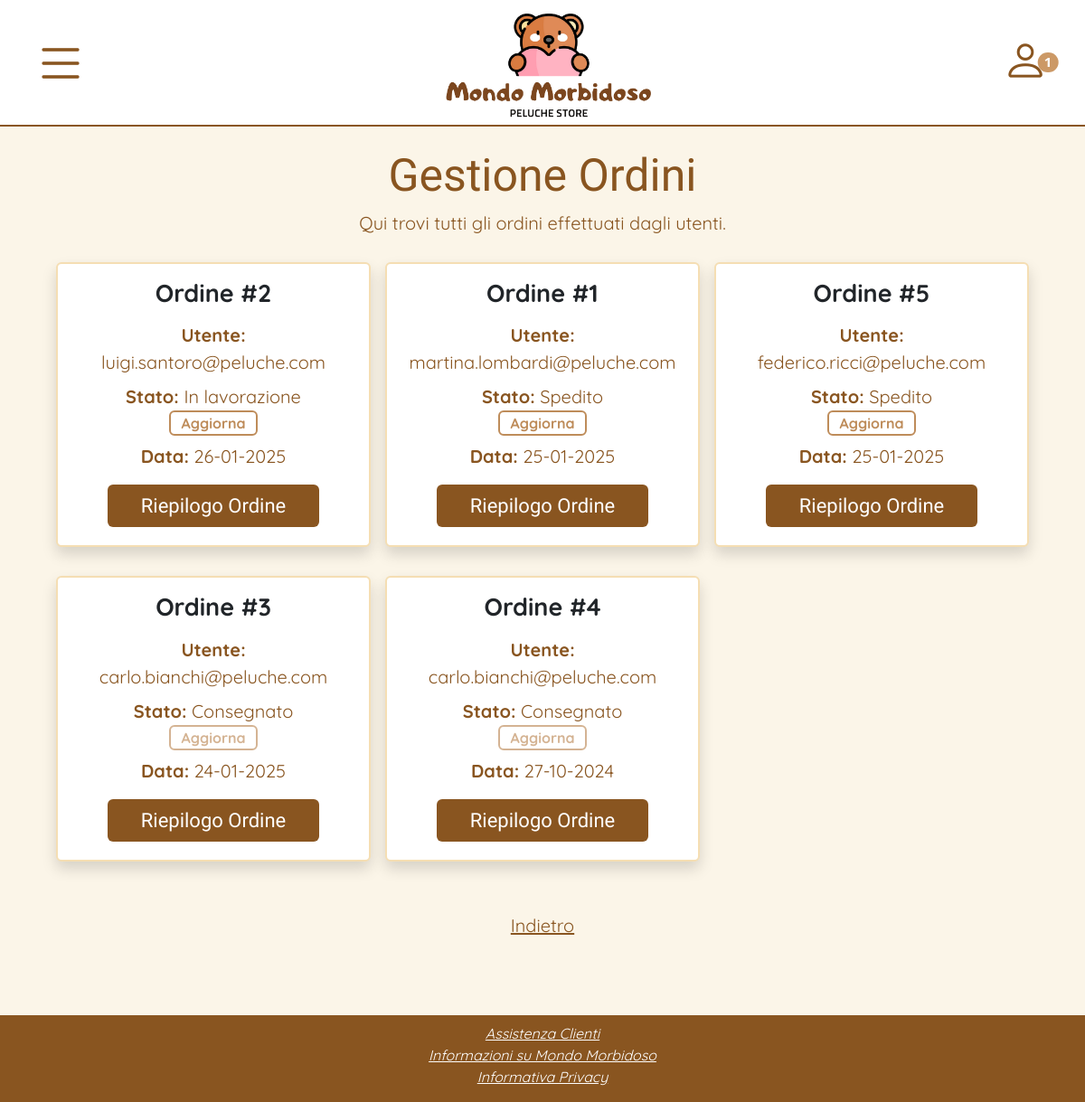
The page /php/ordini.php (signed in) on the database its author committed.
### tables this page shows
create table ORDINE (
     Id_ordine INT not null auto_increment,
     Data_effettuazione DATE not null,
     Prezzo_finale DECIMAL(10,2) not null,
     Stato ENUM('In lavorazione', 'Spedito', 'Consegnato') not null,
     Id_spedizione INT not null,
     E_mail VARCHAR(100) not null,
     primary key (Id_ordine),
     foreign key (Id_spedizione) references METODO_DI_SPEDIZIONE (Id_spedizione),
     foreign key (E_mail) references UTENTE (E_mail) ON UPDATE CASCADE);

### php/ordini.php (called while the page is built, shortened)
<?php
require_once("bootstrap.php");
$templateParams["titolo"] = "Mondo Morbidoso - Ordini";
$templateParams["nome"] = "ordiniC.php";
$templateParams["categorie"] = $dbhost->getCategories();
$templateParams["carrello"] = $dbhost->getCartProducts($_SESSION["utente"]);
if (isAdminLoggedIn()) {
    $templateParams["ordini"] = $dbhost->getAllOrders();
} else {
    $templateParams["ordini"] = $dbhost->getAllUserOrders($_SESSION["utente"]);
}
require '../template/base.php';
?>

### utilities/functions.php (called while the page is built, shortened)
<?php
function getFormattedDate($data) {
    return DateTime::createFromFormat('Y-m-d', $data)->format('d-m-Y');
}
function isAdminLoggedIn() {
    return isset($_SESSION['utente']) && isset($_SESSION['admin']) && $_SESSION['admin'];
}
?>

### db/database.php (called while the page is built, shortened)
<?php
class DatabaseHelper {
    private $db;
    public function __construct($servername, $username, $password, $dbname, $port) {
        $this->db = new mysqli($servername, $username, $password, $dbname, $port);
    }
    public function getCategories() {
        $stmt = $this->db->prepare("SELECT * FROM categoria");
        $stmt->execute();
        $result = $stmt->get_result();
        return $result->fetch_all(MYSQLI_ASSOC);
    }
    public function getCartProducts($email) {
        $query = "SELECT c.E_mail, c.Id_prodotto, c.Quantita, p.Nome, p.Immagine, p.Scorta, p.Prezzo, p.Prezzo_punti FROM carrello c, prodotto p WHERE c.E_mail=? AND c.Id_prodotto = p.Id_prodotto";
        $stmt = $this->db->prepare($query);
        $stmt->bind_param('s', $email);
        $stmt->execute();
        $result = $stmt->get_result();
        return $result->fetch_all(MYSQLI_ASSOC);
    }
    public function getAllOrders() {
        $query = "SELECT * FROM ordine ORDER BY Data_effettuazione DESC";
        $stmt = $this->db->prepare($query);
        $stmt->execute();
        $result = $stmt->get_result();
        return $result->fetch_all(MYSQLI_ASSOC);
    }
}
?>

### php/bootstrap.php (called while the page is built, shortened)
<?php
require_once("../utilities/functions.php");
require_once("../db/database.php");
$dbhost = new DatabaseHelper("localhost", "root", "", "morbidoso", 3306);
?>

### template/ordiniC.php (the view, shortened to what this page needs)
<div class="container mt-4 ps-4 pe-4 cont-orders">
    <?php if (isAdminLoggedIn()): ?>
        <h1 class="title mb-0">Gestione Ordini</h1>
        <p class="text mt-2">Qui trovi tutti gli ordini effettuati dagli utenti.</p>
    <?php else: ?>
        <h1 class="title mb-0">I tuoi Ordini</h1>
        <p class="text mt-2">Qui trovi tutti i peluche che hai acquistato finora!</p>
    <?php endif; ?>
    <div class="container mt-4 pt-1">
        <?php if(count($templateParams["ordini"]) == 0): ?>
            <div class="card shadow card-border ms-2 me-2 p-2">
                <div class="card-body">
                    <p class="text-italic">Oh no! Nessun ordine per ora!</p>
                </div>
            </div>
        <?php else: ?>
            <div class="row">
                <?php foreach($templateParams["ordini"] as $ordine): ?>
                    <div class="col-12 col-md-4 mb-4 pb-2 pe-1 ps-1">
                        <div class="card shadow card-border">
                            <div class="card-body">
                                <h2 class="mb-3 text fw-bold">Ordine #<?php echo $ordine["Id_ordine"] ?></h2>
                                <?php if (isAdminLoggedIn()): ?>
                                    <p class="text mb-2"><strong>Utente:</strong> <?php echo $ordine["E_mail"] ?></p>
                                    <p class="text mb-0"><strong>Stato: </strong><?php echo $ordine["Stato"]; ?></p>
                                    <div class="text-center">
                                        <button type="button" class="btn button-small fw-bold pt-0 pb-0 mb-2"
                                        data-bs-toggle="modal"
                                        data-bs-target="#order-<?php echo $ordine["Id_ordine"]; ?>"
                                        <?php echo $ordine['Stato'] == 'Consegnato' ? 'disabled' : '' ?>>
                                        Aggiorna
                                    </button>
                                </div>
                                    <p class="text mb-2"><strong>Data: </strong><?php echo getFormattedDate($ordine["Data_effettuazione"]) ?></p>
                                    <div class="text-center mt-3 mb-1">
                                        <a href="../php/singolo-ordine.php?id=<?php echo $ordine["Id_ordine"] ?>" class="btn button w-75">Riepilogo Ordine</a>
                                    </div>
                                <?php endif; ?>
                            </div>
                        </div>
                    </div>
                <?php endforeach; ?>
            </div>
        <?php endif; ?>
    </div>
    <div class="text-center mt-4">
        <a href="../php/account.php" class="text back">Indietro</a>
    </div>
</div>

### css/style.css (style rules this page uses)
html, body { height: 100%; margin: 0; }
body { background-color: rgb(245, 222, 179, 0.3); display: flex; flex-direction: column; }
.button, .button:disabled { background-color: rgb(137, 85, 32); color: white; font-family: 'Chewy', sans-serif; font-size: 18px; text-align: center; }
.text { font-family: 'Quicksand', sans-serif; font-size: 16px; text-align: center; }
.title { font-family: 'Chewy', sans-serif; text-align: center; color: rgb(137, 85, 32); font-size: 35px; }
.card-border { border: 2px solid rgb(245, 222, 179); }
main p { color: rgb(137, 85, 32) }
.back { color: rgb(137, 85, 32); }
.button-small, .button-small:disabled { font-family: 'Quicksand', sans-serif; font-size: 16px; color: rgb(190, 140, 90); border: 2px solid rgb(190, 140, 90); }
.cont-orders h2 { font-size: 23px; }
@media screen and (min-width: 768px) { .button, .button-outline, .button-light { font-size: 22px; } }
@media screen and (min-width: 768px) { .title { font-size: 50px; } }
@media screen and (min-width: 768px) { .text { font-size: 20px; } }
@media screen and (min-width: 768px) { .cont-orders h2 { font-size: 27px; } }
@media screen and (min-width: 768px) { .cont-orders { margin-right: auto; margin-left: auto; } }
@media screen and (min-width: 768px) { .cont-orders .card { margin-right: 1%; margin-left: 1%; } }

### rows shown on the page
ordine: Id_ordine "2", E_mail "luigi.santoro@peluche.com", Stato "In lavorazione", Data_effettuazione "26-01-2025"
ordine: Id_ordine "1", E_mail "martina.lombardi@peluche.com", Stato "Spedito", Data_effettuazione "25-01-2025"
ordine: Id_ordine "5", E_mail "federico.ricci@peluche.com", Stato "Spedito", Data_effettuazione "25-01-2025"
ordine: Id_ordine "3", E_mail "carlo.bianchi@peluche.com", Stato "Consegnato", Data_effettuazione "24-01-2025"
ordine: Id_ordine "4", E_mail "carlo.bianchi@peluche.com", Stato "Consegnato", Data_effettuazione "27-10-2024"

### other values the page prints
$nuovenotificheadmin "1"
